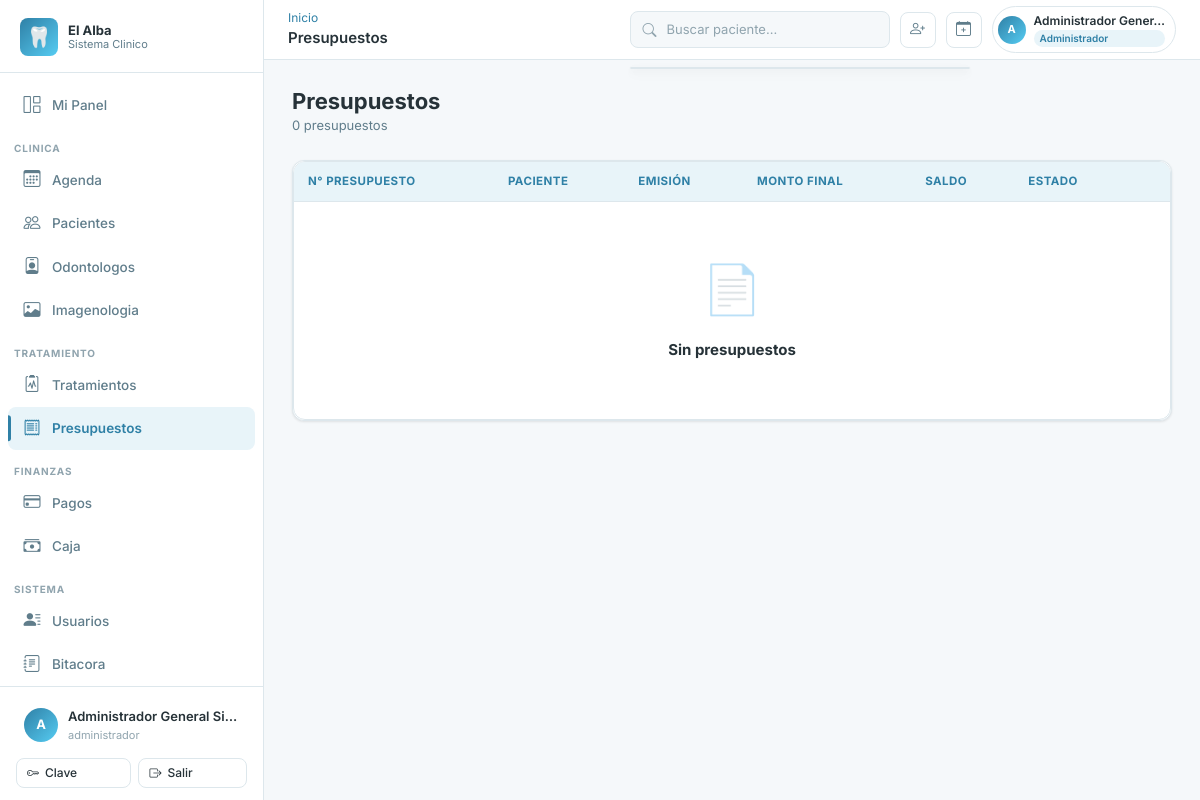
The page /presupuestos/ (signed in) on the database as committed earlier.
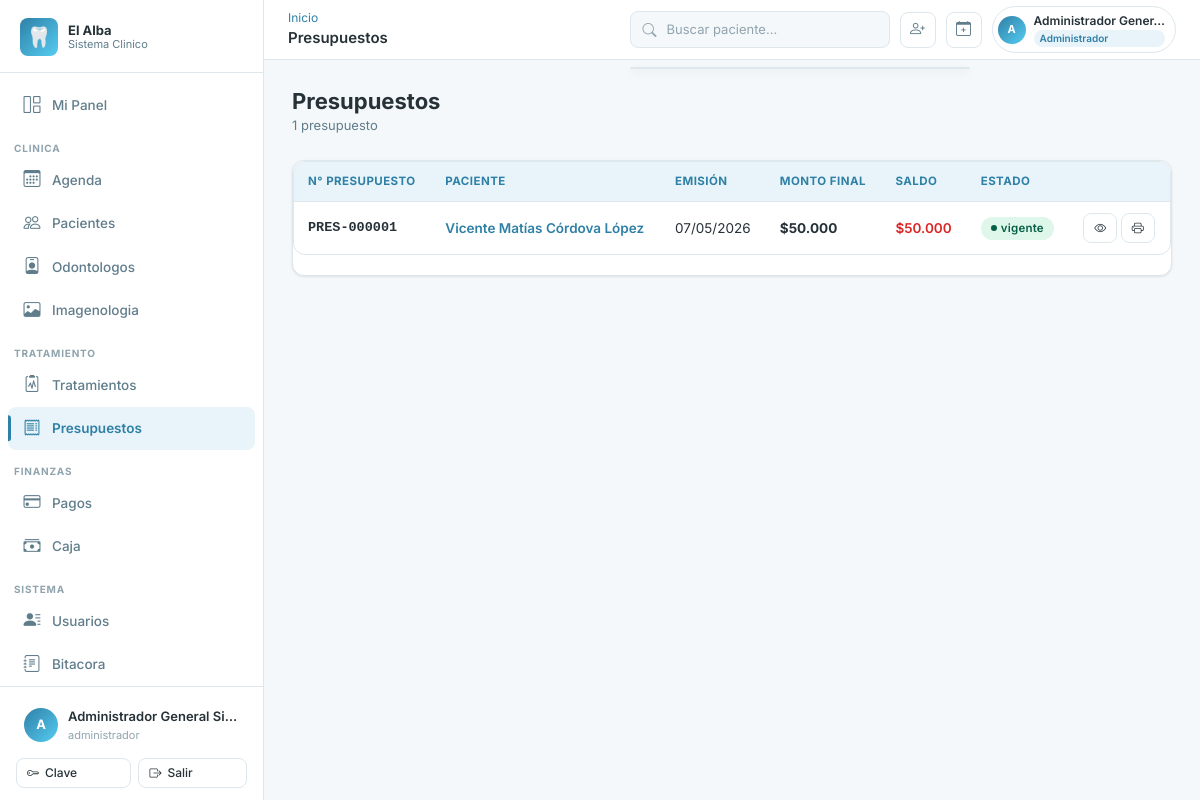
The same page on the database as committed later.
### apps/presupuestos/models.py (models this page shows, shortened)
class Presupuesto(models.Model):
    id_presupuesto = models.AutoField(primary_key=True)
    id_plan_tratamiento = models.ForeignKey(
        "tratamientos.PlanTratamiento",
        db_column="id_plan_tratamiento",
        on_delete=models.RESTRICT,
        related_name="presupuestos",
    )
    numero_presupuesto = models.CharField(max_length=30, unique=True)
    fecha_emision = models.DateTimeField(default=timezone.now)
    fecha_vencimiento = models.DateField(null=True, blank=True)
    monto_bruto = models.DecimalField(max_digits=10, decimal_places=2)
    descuento_total = models.DecimalField(max_digits=10, decimal_places=2, default=0)
    monto_final = models.DecimalField(max_digits=10, decimal_places=2)
    estado_presupuesto = models.CharField(
        max_length=20, choices=EstadoPresupuestoEnum.choices, default=EstadoPresupuestoEnum.VIGENTE
    )
    id_usuario_emite = models.ForeignKey(
        "accounts.Usuario",
        db_column="id_usuario_emite",
        on_delete=models.RESTRICT,
        related_name="presupuestos_emitidos",
    )
    fecha_anulacion = models.DateTimeField(null=True, blank=True)
    id_usuario_anula = models.ForeignKey(
        "accounts.Usuario",
        db_column="id_usuario_anula",
        on_delete=models.RESTRICT,
        null=True,
        blank=True,
        related_name="presupuestos_anulados",
    )
    motivo_anulacion = models.CharField(max_length=200, null=True, blank=True)
    class Meta:
        db_table = "presupuestos"
        verbose_name = "Presupuesto"
        verbose_name_plural = "Presupuestos"
        permissions = [
            ("disable_presupuesto", "Puede anular presupuesto"),
            ("reactivate_presupuesto", "Puede reactivar presupuesto"),
        ]
        ordering = ["-fecha_emision"]
        indexes = [
            models.Index(fields=["id_plan_tratamiento"], name="idx_presupuestos_plan"),
        ]
        constraints = [
            models.CheckConstraint(
                check=models.Q(monto_bruto__gte=0),
                name="chk_presupuesto_monto_bruto_positivo",
            ),
            models.CheckConstraint(
                check=models.Q(descuento_total__gte=0),
                name="chk_presupuesto_descuento_positivo",
            ),
            models.CheckConstraint(
                check=models.Q(monto_final__gte=0),
                name="chk_presupuesto_monto_final_positivo",
            ),
        ]
    @property
    def total_pagado(self):
        return self.pagos.filter(estado_pago="vigente").aggregate(
            total=models.Sum("monto")
        )["total"] or 0
    @property
    def saldo_pendiente(self):
        return self.monto_final - self.total_pagado

### apps/tratamientos/models.py (models this page shows, shortened)
class PlanTratamiento(models.Model):
    id_plan_tratamiento = models.AutoField(primary_key=True)
    id_ficha_clinica = models.ForeignKey(
        "fichas.FichaClinica",
        db_column="id_ficha_clinica",
        on_delete=models.RESTRICT,
        related_name="planes_tratamiento",
    )
    id_odontologo = models.ForeignKey(
        "odontologos.Odontologo",
        db_column="id_odontologo",
        on_delete=models.RESTRICT,
        related_name="planes_tratamiento",
    )
    id_cita = models.ForeignKey(
        "agenda.Cita",
        db_column="id_cita",
        on_delete=models.SET_NULL,
        null=True,
        blank=True,
        related_name="planes_tratamiento",
    )
    id_evolucion = models.ForeignKey(
        "fichas.EvolucionClinica",
        db_column="id_evolucion",
        on_delete=models.SET_NULL,
        null=True,
        blank=True,
        related_name="planes_tratamiento",
    )
    id_odontograma = models.ForeignKey(
        "odontograma.Odontograma",
        db_column="id_odontograma",
        on_delete=models.SET_NULL,
        null=True,
        blank=True,
        related_name="planes_tratamiento",
    )
    fecha_creacion = models.DateTimeField(default=timezone.now)
    estado_plan = models.CharField(
        max_length=20, choices=EstadoPlanEnum.choices, default=EstadoPlanEnum.ACTIVO
    )
    observaciones = models.TextField(null=True, blank=True)
    fecha_anulacion = models.DateTimeField(null=True, blank=True)
    id_usuario_anula = models.ForeignKey(
        "accounts.Usuario",
        db_column="id_usuario_anula",
        on_delete=models.RESTRICT,
        null=True,
        blank=True,
        related_name="planes_anulados",
    )
    motivo_anulacion = models.CharField(max_length=200, null=True, blank=True)
    class Meta:
        db_table = "planes_tratamiento"
        verbose_name = "Plan de Tratamiento"
        verbose_name_plural = "Planes de Tratamiento"
        ordering = ["-fecha_creacion"]
        indexes = [
            models.Index(fields=["id_ficha_clinica"], name="idx_planes_ficha"),
            models.Index(fields=["id_odontologo"], name="idx_planes_odontologo"),
        ]

### apps/fichas/models.py (models this page shows, shortened)
class FichaClinica(InhabilitableModel, AuditableModel):
    id_ficha_clinica = models.AutoField(primary_key=True)
    id_paciente = models.OneToOneField(
        "pacientes.Paciente",
        db_column="id_paciente",
        on_delete=models.RESTRICT,
        related_name="ficha_clinica",
    )
    numero_ficha = models.CharField(max_length=30, unique=True)
    fecha_apertura = models.DateField()
    estado_ficha = models.CharField(
        max_length=20, choices=EstadoFichaEnum.choices, default=EstadoFichaEnum.ACTIVA
    )
    observaciones_clinicas_generales = models.TextField(null=True, blank=True)
    class Meta:
        db_table = "fichas_clinicas"
        verbose_name = "Ficha Clínica"
        verbose_name_plural = "Fichas Clínicas"
        permissions = [
            ("disable_fichaclinica", "Puede inhabilitar ficha clinica"),
            ("reactivate_fichaclinica", "Puede reactivar ficha clinica"),
        ]
        indexes = [
            models.Index(fields=["id_paciente"], name="idx_fichas_paciente"),
        ]

### apps/pacientes/models.py (models this page shows, shortened)
class Paciente(InhabilitableModel, AuditableModel):
    id_paciente = models.AutoField(primary_key=True)
    id_persona = models.OneToOneField(
        "personas.Persona",
        db_column="id_persona",
        on_delete=models.RESTRICT,
        related_name="paciente",
    )
    contacto_emergencia_nombre = models.CharField(max_length=120, null=True, blank=True)
    contacto_emergencia_telefono = models.CharField(max_length=20, null=True, blank=True)
    observaciones_administrativas = models.TextField(null=True, blank=True)
    fecha_registro = models.DateTimeField(default=timezone.now)
    class Meta:
        db_table = "pacientes"
        verbose_name = "Paciente"
        verbose_name_plural = "Pacientes"
        permissions = [
            ("disable_paciente", "Puede inhabilitar paciente"),
            ("reactivate_paciente", "Puede reactivar paciente"),
        ]
        indexes = [
            models.Index(fields=["id_persona"], name="idx_pacientes_persona"),
        ]
    @property
    def nombre_completo(self):
        return self.id_persona.nombre_completo

### apps/personas/models.py (models this page shows, shortened)
class Persona(models.Model):
    ESTADO_ACTIVO = "activo"
    ESTADO_INACTIVO = "inactivo"
    ESTADO_CHOICES = [
        (ESTADO_ACTIVO, "Activo"),
        (ESTADO_INACTIVO, "Inactivo"),
    ]
    id_persona = models.AutoField(primary_key=True)
    rut = models.CharField(max_length=12, unique=True)
    nombres = models.CharField(max_length=80)
    apellido_paterno = models.CharField(max_length=50)
    apellido_materno = models.CharField(max_length=50, null=True, blank=True)
    fecha_nacimiento = models.DateField(null=True, blank=True)
    id_sexo = models.ForeignKey(
        Sexo,
        db_column="id_sexo",
        on_delete=models.RESTRICT,
        null=True,
        blank=True,
        related_name="personas",
    )
    correo = models.CharField(max_length=120, unique=True, null=True, blank=True)
    telefono = models.CharField(max_length=20, null=True, blank=True)
    direccion = models.CharField(max_length=150, null=True, blank=True)
    comuna = models.CharField(max_length=80, null=True, blank=True)
    ciudad = models.CharField(max_length=80, null=True, blank=True)
    estado_persona = models.CharField(
        max_length=20, choices=ESTADO_CHOICES, default=ESTADO_ACTIVO
    )
    fecha_creacion = models.DateTimeField(default=timezone.now)
    fecha_actualizacion = models.DateTimeField(auto_now=True)
    class Meta:
        db_table = "personas"
        verbose_name = "Persona"
        verbose_name_plural = "Personas"
        indexes = [
            models.Index(fields=["rut"], name="idx_personas_rut"),
            models.Index(fields=["id_sexo"], name="idx_personas_id_sexo"),
        ]
    @property
    def nombre_completo(self) -> str:
        partes = [self.nombres, self.apellido_paterno]
        if self.apellido_materno:
            partes.append(self.apellido_materno)
        return " ".join(partes)

### apps/presupuestos/views.py (the view)
# urls.py: path("", views.PresupuestoListView.as_view(), name="lista"),
class PresupuestoListView(PermisoRequeridoMixin, ListView):
    permission_required = "presupuestos.view_presupuesto"
    template_name = "presupuestos/lista.html"
    context_object_name = "presupuestos"
    paginate_by = 20
    queryset = (
        Presupuesto.objects.select_related(
            "id_plan_tratamiento__id_ficha_clinica__id_paciente__id_persona",
            "id_plan_tratamiento__id_odontologo__id_usuario",
            "id_usuario_emite__id_persona",
        ).order_by("-fecha_emision")
    )
    def get_queryset(self):
        qs = super().get_queryset()
        if self.request.user.tiene_rol("odontologo") and not self.request.user.tiene_rol(
            "administrador", "director", "director_clinico"
        ):
            qs = qs.filter(id_plan_tratamiento__id_odontologo__id_usuario=self.request.user)
        return qs

### apps/accounts/models.py (called while the page is built, shortened)
    def has_perm(self, perm, obj=None):
        if self.is_superuser:
            return True

    def has_perms(self, perm_list, obj=None):
        if not isinstance(perm_list, (list, tuple)):
            perm_list = [perm_list]
        return all(self.has_perm(perm, obj) for perm in perm_list)

    def tiene_rol(self, *roles: str) -> bool:
        if self.is_superuser:
            return True

    @property
    def password(self):
        return self.password_hash

    @property
    def nombre_completo(self):
        try:
            return self.id_persona.nombre_completo
        except Exception:
            return self.username

### apps/core/templatetags/core_tags.py (called while the page is built)
@register.filter
def pesos_cl(valor) -> str:
    if valor is None:
        return "—"
    try:
        n = int(Decimal(str(valor)))
        return f"${n:,}".replace(",", ".")
    except (InvalidOperation, ValueError, TypeError):
        return str(valor)

@register.filter(name='user_tiene_rol')
def user_tiene_rol(user, roles_str):
    if not user or not user.is_authenticated:
        return False
    roles = [r.strip() for r in roles_str.split(',')]
    if hasattr(user, 'tiene_rol'):
        return user.tiene_rol(*roles)
    return False

### templates/presupuestos/lista.html (shortened to what this page needs)
{% extends 'base.html' %}
{% load core_tags %}
{% block topbar_title %}Presupuestos{% endblock %}
{% block content %}
<div class="page-header">
  <div>
    <h1 class="page-title">Presupuestos</h1>
    <p class="page-subtitle">{{ paginator.count }} presupuesto{{ paginator.count|pluralize }}</p>
  </div>
</div>
<div class="card">
  <div class="table-wrapper">
    <table class="alba-table">
      <thead>
        <tr><th>N° Presupuesto</th><th>Paciente</th><th>Emisión</th><th>Monto final</th><th>Saldo</th><th>Estado</th><th></th></tr>
      </thead>
      <tbody>
        {% for p in presupuestos %}
        <tr>
          <td style="font-family:monospace;font-weight:700;">{{ p.numero_presupuesto }}</td>
          <td>
            <a href="{% url 'pacientes:detalle' p.id_plan_tratamiento.id_ficha_clinica.id_paciente_id %}" style="color:var(--color-acento);text-decoration:none;font-weight:600;">
              {{ p.id_plan_tratamiento.id_ficha_clinica.id_paciente.nombre_completo }}
            </a>
          </td>
          <td>{{ p.fecha_emision|date:"d/m/Y" }}</td>
          <td style="font-weight:700;">{{ p.monto_final|pesos_cl }}</td>
          <td style="{% if p.saldo_pendiente > 0 %}color:#dc2626;{% else %}color:#059669;{% endif %}font-weight:600;">
            {{ p.saldo_pendiente|pesos_cl }}
          </td>
          <td><span class="badge-estado {{ p.estado_presupuesto }}">{{ p.estado_presupuesto }}</span></td>
          <td>
            <div class="d-flex gap-1">
              <a href="{% url 'presupuestos:detalle' p.id_presupuesto %}" class="btn btn-outline btn-sm"><i class="bi bi-eye"></i></a>
              <a href="{% url 'presupuestos:imprimir' p.id_presupuesto %}" class="btn btn-outline btn-sm" target="_blank"><i class="bi bi-printer"></i></a>
            </div>
          </td>
        </tr>
        {% empty %}
        <tr><td colspan="7">
          <div class="empty-state" style="padding:40px;">
            <div class="empty-state-icon">📄</div>
            <div class="empty-state-title">Sin presupuestos</div>
          </div>
        </td></tr>
        {% endfor %}
      </tbody>
    </table>
  </div>
  {% if presupuestos %}<div class="card-body pt-0">{% include 'partials/_pagination.html' %}</div>{% endif %}
</div>
{% endblock %}

### templates/base.html (shortened to what the changed rows need)
{% load static core_tags %}
<!DOCTYPE html>
<html lang="es">
<head>
  <link rel="stylesheet" href="https://cdn.jsdelivr.net/npm/bootstrap-icons@1.11.3/font/bootstrap-icons.min.css">
  <link href="https://cdn.jsdelivr.net/npm/bootstrap@5.3.3/dist/css/bootstrap.min.css" rel="stylesheet">
  <link rel="stylesheet" href="{% static 'css/main.css' %}">
</head>
<body>
<div class="app-wrapper">
  <aside class="sidebar" id="sidebar" role="navigation" aria-label="Menu principal">
    <div class="sidebar-footer">
      <div class="sidebar-user" role="button" tabindex="0" aria-label="Opciones de usuario">
        <div class="sidebar-user-info">
          <div class="sidebar-user-name">{{ request.user.nombre_completo }}</div>
          <div class="sidebar-user-role">
            {% for rol in usuario_roles %}{{ rol }}{% if not forloop.last %}, {% endif %}{% endfor %}
          </div>
        </div>
      </div>
    </div>
  </aside>
  <div class="main-content">
    <header class="topbar" role="banner">
      <div class="topbar-actions">
        <div class="topbar-user-chip" id="topbar-user-menu" role="button" tabindex="0" aria-label="Menu de usuario">
          <div class="d-none d-md-block">
            <div class="topbar-user-name">{{ request.user.nombre_completo|truncatechars:20 }}</div>
            {% for rol in usuario_roles|slice:":1" %}
            <div class="topbar-role-chip">{{ rol }}</div>
            {% endfor %}
          </div>
        </div>
      </div>
    </header>
    <main class="page-content" id="main-content" tabindex="-1">
      {% block content %}{% endblock %}
    </main>
  </div>
</div>
</body>
</html>

Rows that differ between the two databases and show on the page:
added Presupuesto: numero_presupuesto "PRES-000001", id_plan_tratamiento.id_ficha_clinica.id_paciente.nombre_completo "Vicente Matías Córdova López", fecha_emision "07/05/2026", monto_final|pesos_cl "$50.000", saldo_pendiente|pesos_cl "$50.000", estado_presupuesto "vigente"
Other text that changed with them:
{{ paginator.count }}: "0" → "1"
text no longer shown: "📄 Sin presupuestos"
